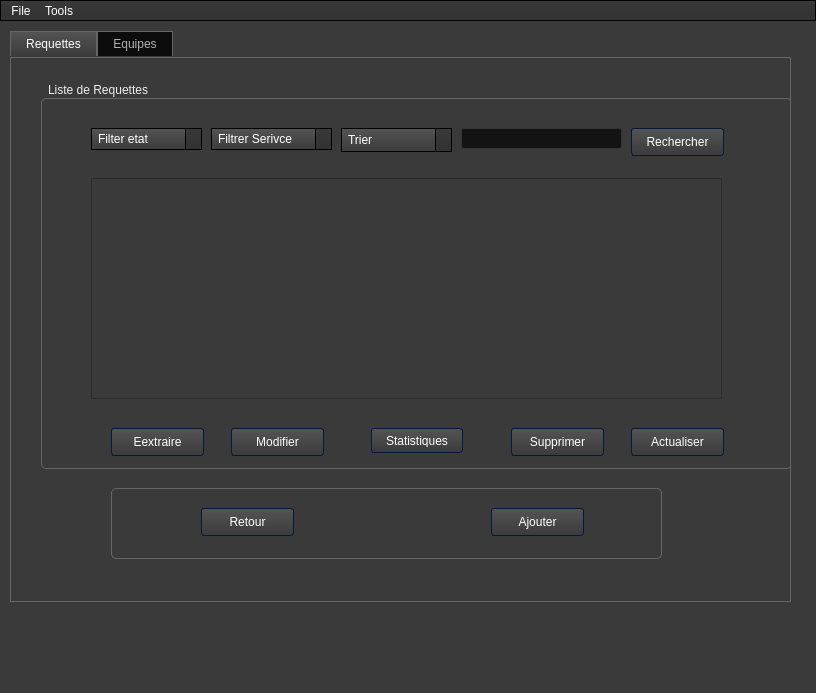
<?xml version="1.0" encoding="UTF-8"?>
<ui version="4.0">
 <class>MainWindow</class>
 <widget class="QMainWindow" name="MainWindow">
  <property name="geometry">
   <rect>
    <x>0</x>
    <y>0</y>
    <width>816</width>
    <height>693</height>
   </rect>
  </property>
  <property name="windowTitle">
   <string>MainWindow</string>
  </property>
  <property name="styleSheet">
   <string notr="true">/*-----QWidget-----*/
QWidget
{
	background-color: #3a3a3a;
	color: #fff;
	selection-background-color: #b78620;
	selection-color: #000;

}


/*-----QLabel-----*/
QLabel
{
	background-color: transparent;
	color: #fff;

}


/*-----QMenuBar-----*/
QMenuBar 
{
	background-color: qlineargradient(spread:repeat, x1:1, y1:0, x2:1, y2:1, stop:0 rgba(57, 57, 57, 255),stop:1 rgba(50, 50, 50, 255));
	border: 1px solid #000;
	color: #fff;

}


QMenuBar::item 
{
	background-color: transparent;

}


QMenuBar::item:selected 
{
	background-color: rgba(183, 134, 32, 20%);
	border: 1px solid #b78620;
	color: #fff;

}


QMenuBar::item:pressed 
{
	background-color: rgb(183, 134, 32);
	border: 1px solid #b78620;
	color: #fff;

}


/*-----QMenu-----*/
QMenu
{
    background-color: qlineargradient(spread:repeat, x1:1, y1:0, x2:1, y2:1, stop:0 rgba(57, 57, 57, 255),stop:1 rgba(50, 50, 50, 255));
    border: 1px solid #222;
    padding: 4px;
	color: #fff;

}


QMenu::item
{
    background-color: transparent;
    padding: 2px 20px 2px 20px;

}


QMenu::separator
{
   	background-color: rgb(183, 134, 32);
	height: 1px;

}


QMenu::item:disabled
{
    color: #555;
    background-color: transparent;
    padding: 2px 20px 2px 20px;

}


QMenu::item:selected
{
	background-color: rgba(183, 134, 32, 20%);
	border: 1px solid #b78620;
	color: #fff;

}


/*-----QToolBar-----*/
QToolBar
{
	background-color: qlineargradient(spread:repeat, x1:1, y1:0, x2:1, y2:1, stop:0 rgba(69, 69, 69, 255),stop:1 rgba(58, 58, 58, 255));
	border-top: none;
	border-bottom: 1px solid #4f4f4f;
	border-left: 1px solid #4f4f4f;
	border-right: 1px solid #4f4f4f;

}


QToolBar::separator
{
	background-color: #2e2e2e;
	width: 1px;

}


/*-----QToolButton-----*/
QToolButton 
{
	background-color: transparent;
	color: #fff;
	padding: 5px;
	padding-left: 8px;
	padding-right: 8px;
	margin-left: 1px;
}


QToolButton:hover
{
	background-color: rgba(183, 134, 32, 20%);
	border: 1px solid #b78620;
	color: #fff;
	
}


QToolButton:pressed
{
	background-color: qlineargradient(spread:repeat, x1:1, y1:0, x2:1, y2:1, stop:0 rgba(57, 57, 57, 255),stop:1 rgba(50, 50, 50, 255));
	border: 1px solid #b78620;

}


QToolButton:checked
{
	background-color: qlineargradient(spread:repeat, x1:1, y1:0, x2:1, y2:1, stop:0 rgba(57, 57, 57, 255),stop:1 rgba(50, 50, 50, 255));
	border: 1px solid #222;
}


/*-----QPushButton-----*/
QPushButton
{
	background-color: qlineargradient(spread:repeat, x1:1, y1:0, x2:1, y2:1, stop:0 rgba(84, 84, 84, 255),stop:1 rgba(59, 59, 59, 255));
	color: #ffffff;
	min-width: 80px;
	border-style: solid;
	border-width: 1px;
	border-radius: 3px;
	border-color: #051a39;
	padding: 5px;

}


QPushButton::flat
{
	background-color: transparent;
	border: none;
	color: #fff;

}


QPushButton::disabled
{
	background-color: #404040;
	color: #656565;
	border-color: #051a39;

}


QPushButton::hover
{
	background-color: rgba(183, 134, 32, 20%);
	border: 1px solid #b78620;

}


QPushButton::pressed
{
	background-color: qlineargradient(spread:repeat, x1:1, y1:0, x2:1, y2:1, stop:0 rgba(74, 74, 74, 255),stop:1 rgba(49, 49, 49, 255));
	border: 1px solid #b78620;

}


QPushButton::checked
{
	background-color: qlineargradient(spread:repeat, x1:1, y1:0, x2:1, y2:1, stop:0 rgba(74, 74, 74, 255),stop:1 rgba(49, 49, 49, 255));
	border: 1px solid #222;

}


/*-----QLineEdit-----*/
QLineEdit
{
	background-color: #131313;
	color : #eee;
	border: 1px solid #343434;
	border-radius: 2px;
	padding: 3px;
	padding-left: 5px;

}


/*-----QPlainTExtEdit-----*/
QPlainTextEdit
{
	background-color: #131313;
	color : #eee;
	border: 1px solid #343434;
	border-radius: 2px;
	padding: 3px;
	padding-left: 5px;

}


/*-----QTabBar-----*/
QTabBar::tab
{
	background-color: qlineargradient(spread:repeat, x1:1, y1:0, x2:1, y2:1, stop:0 rgba(84, 84, 84, 255),stop:1 rgba(59, 59, 59, 255));
	color: #ffffff;
	border-style: solid;
	border-width: 1px;
	border-color: #666;
	border-bottom: none;
	padding: 5px;
	padding-left: 15px;
	padding-right: 15px;

}


QTabWidget::pane 
{
	background-color: red;
	border: 1px solid #666;
	top: 1px;

}


QTabBar::tab:last
{
	margin-right: 0; 

}


QTabBar::tab:first:!selected
{
	background-color: #0c0c0d;
	margin-left: 0px;

}


QTabBar::tab:!selected
{
	color: #b1b1b1;
	border-bottom-style: solid;
	background-color: #0c0c0d;

}


QTabBar::tab:selected
{
	margin-bottom: 0px;

}


QTabBar::tab:!selected:hover
{
	border-top-color: #b78620;

}


/*-----QComboBox-----*/
QComboBox
{
    background-color: qlineargradient(spread:repeat, x1:1, y1:0, x2:1, y2:1, stop:0 rgba(84, 84, 84, 255),stop:1 rgba(59, 59, 59, 255));
    border: 1px solid #000;
    padding-left: 6px;
    color: #ffffff;
    height: 20px;

}


QComboBox::disabled
{
	background-color: #404040;
	color: #656565;
	border-color: #051a39;

}


QComboBox:on
{
    background-color: #b78620;
	color: #000;

}


QComboBox QAbstractItemView
{
    background-color: #383838;
    color: #ffffff;
    border: 1px solid black;
    selection-background-color: #b78620;
    outline: 0;

}


QComboBox::drop-down
{
	background-color: qlineargradient(spread:repeat, x1:1, y1:0, x2:1, y2:1, stop:0 rgba(57, 57, 57, 255),stop:1 rgba(50, 50, 50, 255));
    subcontrol-origin: padding;
    subcontrol-position: top right;
    width: 15px;
    border-left-width: 1px;
    border-left-color: black;
    border-left-style: solid; 

}


QComboBox::down-arrow
{
    image: url(://arrow-down.png);
    width: 8px;
    height: 8px;
}


/*-----QSpinBox &amp; QDateTimeEdit-----*/
QSpinBox,
QDateTimeEdit 
{
    background-color: #131313;
	color : #eee;
	border: 1px solid #343434;
	padding: 3px;
	padding-left: 5px;
    border-radius : 2px;

}


QSpinBox::up-button, 
QDateTimeEdit::up-button
{
	border-top-right-radius:2px;
	background-color: #777777;
    width: 16px; 
    border-width: 1px;

}


QSpinBox::up-button:hover, 
QDateTimeEdit::up-button:hover
{
	background-color: #585858;

}


QSpinBox::up-button:pressed, 
QDateTimeEdit::up-button:pressed
{
	background-color: #252525;
    width: 16px; 
    border-width: 1px;

}


QSpinBox::up-arrow,
QDateTimeEdit::up-arrow
{
    image: url(://arrow-up.png);
    width: 7px;
    height: 7px;

}


QSpinBox::down-button, 
QDateTimeEdit::down-button
{
	border-bottom-right-radius:2px;
	background-color: #777777;
    width: 16px; 
    border-width: 1px;

}


QSpinBox::down-button:hover, 
QDateTimeEdit::down-button:hover
{
	background-color: #585858;

}


QSpinBox::down-button:pressed, 
QDateTimeEdit::down-button:pressed
{
	background-color: #252525;
    width: 16px; 
    border-width: 1px;

}


QSpinBox::down-arrow,
QDateTimeEdit::down-arrow
{
    image: url(://arrow-down.png);
    width: 7px;
    height: 7px;

}


/*-----QGroupBox-----*/
QGroupBox 
{
    border: 1px solid;
    border-color: #666666;
	border-radius: 5px;
    margin-top: 20px;

}


QGroupBox::title  
{
    background-color: transparent;
    color: #eee;
    subcontrol-origin: margin;
    padding: 5px;
	border-top-left-radius: 3px;
	border-top-right-radius: 3px;

}


/*-----QHeaderView-----*/
QHeaderView::section
{
    background-color: qlineargradient(spread:repeat, x1:1, y1:0, x2:1, y2:1, stop:0 rgba(60, 60, 60, 255),stop:1 rgba(50, 50, 50, 255));
	border: 1px solid #000;
    color: #fff;
    text-align: left;
	padding: 4px;
	
}


QHeaderView::section:disabled
{
    background-color: #525251;
    color: #656565;

}


QHeaderView::section:checked
{
    background-color: qlineargradient(spread:repeat, x1:1, y1:0, x2:1, y2:1, stop:0 rgba(60, 60, 60, 255),stop:1 rgba(50, 50, 50, 255));
    color: #fff;

}


QHeaderView::section::vertical::first,
QHeaderView::section::vertical::only-one
{
    border-top: 1px solid #353635;

}


QHeaderView::section::vertical
{
    border-top: 1px solid #353635;

}


QHeaderView::section::horizontal::first,
QHeaderView::section::horizontal::only-one
{
    border-left: 1px solid #353635;

}


QHeaderView::section::horizontal
{
    border-left: 1px solid #353635;

}


QTableCornerButton::section
{
    background-color: qlineargradient(spread:repeat, x1:1, y1:0, x2:1, y2:1, stop:0 rgba(60, 60, 60, 255),stop:1 rgba(50, 50, 50, 255));
	border: 1px solid #000;
    color: #fff;

}


/*-----QTreeWidget-----*/
QTreeView
{
	show-decoration-selected: 1;
	alternate-background-color: #3a3a3a;
	selection-color: #fff;
	background-color: #2d2d2d;
	border: 1px solid gray;
	padding-top : 5px;
	color: #fff;
	font: 8pt;

}


QTreeView::item:selected
{
	color:#fff;
	background-color: #b78620;
	border-radius: 0px;

}


QTreeView::item:!selected:hover
{
    background-color: #262626;
    border: none;
    color: white;

}


QTreeView::branch:has-children:!has-siblings:closed,
QTreeView::branch:closed:has-children:has-siblings 
{
	image: url(://tree-closed.png);

}


QTreeView::branch:open:has-children:!has-siblings,
QTreeView::branch:open:has-children:has-siblings  
{
	image: url(://tree-open.png);

}


/*-----QListView-----*/
QListView 
{
	background-color: qlineargradient(spread:repeat, x1:1, y1:0, x2:1, y2:1, stop:0 rgba(83, 83, 83, 255),stop:0.293269 rgba(81, 81, 81, 255),stop:0.634615 rgba(79, 79, 79, 255),stop:1 rgba(83, 83, 83, 255));
    border : none;
    color: white;
    show-decoration-selected: 1; 
    outline: 0;
	border: 1px solid gray;

}


QListView::disabled 
{
	background-color: #656565;
	color: #1b1b1b;
    border: 1px solid #656565;

}


QListView::item 
{
	background-color: #2d2d2d;
    padding: 1px;

}


QListView::item:alternate 
{
    background-color: #3a3a3a;

}


QListView::item:selected 
{
	background-color: #b78620;
	border: 1px solid #b78620;
	color: #fff;

}


QListView::item:selected:!active 
{
	background-color: #b78620;
	border: 1px solid #b78620;
	color: #fff;

}


QListView::item:selected:active 
{
	background-color: #b78620;
	border: 1px solid #b78620;
	color: #fff;

}


QListView::item:hover {
    background-color: #262626;
    border: none;
    color: white;

}


/*-----QCheckBox-----*/
QCheckBox
{
	background-color: transparent;
    color: lightgray;
	border: none;

}


QCheckBox::indicator
{
    background-color: #323232;
    border: 1px solid darkgray;
    width: 12px;
    height: 12px;

}


QCheckBox::indicator:checked
{
    image:url(&quot;./ressources/check.png&quot;);
	background-color: #b78620;
    border: 1px solid #3a546e;

}


QCheckBox::indicator:unchecked:hover
{
	border: 1px solid #b78620; 

}


QCheckBox::disabled
{
	color: #656565;

}


QCheckBox::indicator:disabled
{
	background-color: #656565;
	color: #656565;
    border: 1px solid #656565;

}

/*-----QSlider-----*/
QSlider::groove:horizontal 
{
	background-color: transparent;
	height: 3px;

}


QSlider::sub-page:horizontal 
{
	background-color: #b78620;

}


QSlider::add-page:horizontal 
{
	background-color: #131313;

}


QSlider::handle:horizontal 
{
	background-color: #b78620;
	width: 14px;
	margin-top: -6px;
	margin-bottom: -6px;
	border-radius: 6px;

}


QSlider::handle:horizontal:hover 
{
	background-color: #d89e25;
	border-radius: 6px;

}


QSlider::sub-page:horizontal:disabled 
{
	background-color: #bbb;
	border-color: #999;

}


QSlider::add-page:horizontal:disabled 
{
	background-color: #eee;
	border-color: #999;

}


QSlider::handle:horizontal:disabled 
{
	background-color: #eee;
	border: 1px solid #aaa;
	border-radius: 3px;

}


/*-----QScrollBar-----*/
QScrollBar:horizontal
{
    border: 1px solid #222222;
    background-color: #3d3d3d;
    height: 15px;
    margin: 0px 16px 0 16px;

}


QScrollBar::handle:horizontal
{
	background-color: qlineargradient(spread:repeat, x1:1, y1:0, x2:1, y2:1, stop:0 rgba(97, 97, 97, 255),stop:1 rgba(90, 90, 90, 255));
	border: 1px solid #2d2d2d;
    min-height: 20px;

}


QScrollBar::add-line:horizontal
{
	background-color: qlineargradient(spread:repeat, x1:1, y1:0, x2:1, y2:1, stop:0 rgba(97, 97, 97, 255),stop:1 rgba(90, 90, 90, 255));
	border: 1px solid #2d2d2d;
    width: 15px;
    subcontrol-position: right;
    subcontrol-origin: margin;

}


QScrollBar::sub-line:horizontal
{
	background-color: qlineargradient(spread:repeat, x1:1, y1:0, x2:1, y2:1, stop:0 rgba(97, 97, 97, 255),stop:1 rgba(90, 90, 90, 255));
	border: 1px solid #2d2d2d;
    width: 15px;
    subcontrol-position: left;
    subcontrol-origin: margin;

}


QScrollBar::right-arrow:horizontal
{
    image: url(://arrow-right.png);
    width: 6px;
    height: 6px;

}


QScrollBar::left-arrow:horizontal
{
    image: url(://arrow-left.png);
    width: 6px;
    height: 6px;

}


QScrollBar::add-page:horizontal, QScrollBar::sub-page:horizontal
{
    background: none;

}


QScrollBar:vertical
{
    background-color: #3d3d3d;
    width: 16px;
	border: 1px solid #2d2d2d;
    margin: 16px 0px 16px 0px;

}


QScrollBar::handle:vertical
{
    background-color: qlineargradient(spread:repeat, x1:1, y1:0, x2:1, y2:1, stop:0 rgba(97, 97, 97, 255),stop:1 rgba(90, 90, 90, 255));
	border: 1px solid #2d2d2d;
    min-height: 20px;

}


QScrollBar::add-line:vertical
{
	background-color: qlineargradient(spread:repeat, x1:1, y1:0, x2:1, y2:1, stop:0 rgba(97, 97, 97, 255),stop:1 rgba(90, 90, 90, 255));
	border: 1px solid #2d2d2d;
    height: 15px;
    subcontrol-position: bottom;
    subcontrol-origin: margin;

}


QScrollBar::sub-line:vertical
{
	background-color: qlineargradient(spread:repeat, x1:1, y1:0, x2:1, y2:1, stop:0 rgba(97, 97, 97, 255),stop:1 rgba(90, 90, 90, 255));
	border: 1px solid #2d2d2d;
    height: 15px;
    subcontrol-position: top;
    subcontrol-origin: margin;

}


QScrollBar::up-arrow:vertical
{
    image: url(://arrow-up.png);
    width: 6px;
    height: 6px;

}


QScrollBar::down-arrow:vertical
{
    image: url(://arrow-down.png);
    width: 6px;
    height: 6px;

}


QScrollBar::add-page:vertical, QScrollBar::sub-page:vertical
{
    background: none;

}</string>
  </property>
  <widget class="QWidget" name="centralwidget">
   <widget class="QTabWidget" name="TabReqAndEquipes">
    <property name="geometry">
     <rect>
      <x>10</x>
      <y>10</y>
      <width>781</width>
      <height>571</height>
     </rect>
    </property>
    <property name="currentIndex">
     <number>0</number>
    </property>
    <widget class="QWidget" name="Requettes">
     <attribute name="title">
      <string>Requettes</string>
     </attribute>
     <widget class="QGroupBox" name="groupBox">
      <property name="geometry">
       <rect>
        <x>30</x>
        <y>20</y>
        <width>751</width>
        <height>391</height>
       </rect>
      </property>
      <property name="title">
       <string>Liste de Requettes</string>
      </property>
      <widget class="QTableView" name="tableView">
       <property name="geometry">
        <rect>
         <x>50</x>
         <y>100</y>
         <width>631</width>
         <height>221</height>
        </rect>
       </property>
      </widget>
      <widget class="QComboBox" name="FiltrerReqEtat">
       <property name="geometry">
        <rect>
         <x>50</x>
         <y>50</y>
         <width>111</width>
         <height>22</height>
        </rect>
       </property>
       <item>
        <property name="text">
         <string>Filter etat</string>
        </property>
       </item>
       <item>
        <property name="text">
         <string>Resolu</string>
        </property>
       </item>
       <item>
        <property name="text">
         <string>Non Resolu</string>
        </property>
       </item>
      </widget>
      <widget class="QComboBox" name="FiltrerReqSv">
       <property name="geometry">
        <rect>
         <x>170</x>
         <y>50</y>
         <width>121</width>
         <height>22</height>
        </rect>
       </property>
       <item>
        <property name="text">
         <string>Filtrer Serivce</string>
        </property>
       </item>
       <item>
        <property name="text">
         <string>Urgence</string>
        </property>
       </item>
       <item>
        <property name="text">
         <string>Pediatrie</string>
        </property>
       </item>
       <item>
        <property name="text">
         <string>Secretariat</string>
        </property>
       </item>
       <item>
        <property name="text">
         <string>Cardio</string>
        </property>
       </item>
       <item>
        <property name="text">
         <string>Neurologie</string>
        </property>
       </item>
       <item>
        <property name="text">
         <string>Psychiatrie</string>
        </property>
       </item>
      </widget>
      <widget class="QPushButton" name="RechercheReq">
       <property name="geometry">
        <rect>
         <x>590</x>
         <y>50</y>
         <width>93</width>
         <height>28</height>
        </rect>
       </property>
       <property name="text">
        <string>Rechercher</string>
       </property>
      </widget>
      <widget class="QPushButton" name="ActualiserReq">
       <property name="geometry">
        <rect>
         <x>590</x>
         <y>350</y>
         <width>93</width>
         <height>28</height>
        </rect>
       </property>
       <property name="text">
        <string>Actualiser</string>
       </property>
      </widget>
      <widget class="QPushButton" name="DeleteReq">
       <property name="geometry">
        <rect>
         <x>470</x>
         <y>350</y>
         <width>93</width>
         <height>28</height>
        </rect>
       </property>
       <property name="text">
        <string>Supprimer</string>
       </property>
      </widget>
      <widget class="QPushButton" name="ModifReq">
       <property name="geometry">
        <rect>
         <x>190</x>
         <y>350</y>
         <width>93</width>
         <height>28</height>
        </rect>
       </property>
       <property name="text">
        <string>Modifier</string>
       </property>
      </widget>
      <widget class="QPushButton" name="ExtraiareReq">
       <property name="geometry">
        <rect>
         <x>70</x>
         <y>350</y>
         <width>93</width>
         <height>28</height>
        </rect>
       </property>
       <property name="text">
        <string>Eextraire</string>
       </property>
      </widget>
      <widget class="QLineEdit" name="lineEdit">
       <property name="geometry">
        <rect>
         <x>420</x>
         <y>50</y>
         <width>161</width>
         <height>21</height>
        </rect>
       </property>
      </widget>
      <widget class="QPushButton" name="statRq">
       <property name="geometry">
        <rect>
         <x>330</x>
         <y>350</y>
         <width>92</width>
         <height>25</height>
        </rect>
       </property>
       <property name="text">
        <string>Statistiques</string>
       </property>
      </widget>
      <widget class="QComboBox" name="TrierReq">
       <property name="geometry">
        <rect>
         <x>300</x>
         <y>50</y>
         <width>111</width>
         <height>24</height>
        </rect>
       </property>
       <item>
        <property name="text">
         <string>Trier</string>
        </property>
       </item>
       <item>
        <property name="text">
         <string>Reference</string>
        </property>
       </item>
       <item>
        <property name="text">
         <string>Date</string>
        </property>
       </item>
      </widget>
     </widget>
     <widget class="QGroupBox" name="groupBox_2">
      <property name="geometry">
       <rect>
        <x>100</x>
        <y>410</y>
        <width>551</width>
        <height>91</height>
       </rect>
      </property>
      <property name="title">
       <string/>
      </property>
      <widget class="QPushButton" name="AjouterReq">
       <property name="geometry">
        <rect>
         <x>380</x>
         <y>40</y>
         <width>93</width>
         <height>28</height>
        </rect>
       </property>
       <property name="text">
        <string>Ajouter</string>
       </property>
      </widget>
      <widget class="QPushButton" name="Retour">
       <property name="geometry">
        <rect>
         <x>90</x>
         <y>40</y>
         <width>93</width>
         <height>28</height>
        </rect>
       </property>
       <property name="text">
        <string>Retour</string>
       </property>
      </widget>
     </widget>
    </widget>
    <widget class="QWidget" name="Equipes">
     <attribute name="title">
      <string>Equipes</string>
     </attribute>
     <widget class="QGroupBox" name="groupBox_3">
      <property name="geometry">
       <rect>
        <x>50</x>
        <y>20</y>
        <width>671</width>
        <height>391</height>
       </rect>
      </property>
      <property name="title">
       <string>Equipes de Maintenance</string>
      </property>
      <widget class="QTableView" name="tableView_2">
       <property name="geometry">
        <rect>
         <x>25</x>
         <y>80</y>
         <width>611</width>
         <height>211</height>
        </rect>
       </property>
      </widget>
      <widget class="QComboBox" name="FiltrerEq">
       <property name="geometry">
        <rect>
         <x>30</x>
         <y>40</y>
         <width>111</width>
         <height>22</height>
        </rect>
       </property>
       <item>
        <property name="text">
         <string>Filtrer</string>
        </property>
       </item>
       <item>
        <property name="text">
         <string>Specialite</string>
        </property>
       </item>
      </widget>
      <widget class="QLineEdit" name="lineEdit_2">
       <property name="geometry">
        <rect>
         <x>290</x>
         <y>40</y>
         <width>171</width>
         <height>22</height>
        </rect>
       </property>
      </widget>
      <widget class="QPushButton" name="RechercheEq">
       <property name="geometry">
        <rect>
         <x>470</x>
         <y>40</y>
         <width>93</width>
         <height>28</height>
        </rect>
       </property>
       <property name="text">
        <string>Rechercher</string>
       </property>
      </widget>
      <widget class="QComboBox" name="TrierEq">
       <property name="geometry">
        <rect>
         <x>160</x>
         <y>40</y>
         <width>121</width>
         <height>22</height>
        </rect>
       </property>
       <item>
        <property name="text">
         <string>Trier</string>
        </property>
       </item>
       <item>
        <property name="text">
         <string>Nom</string>
        </property>
       </item>
       <item>
        <property name="text">
         <string>Requettes</string>
        </property>
       </item>
      </widget>
      <widget class="QPushButton" name="ExtraireEq">
       <property name="geometry">
        <rect>
         <x>20</x>
         <y>320</y>
         <width>93</width>
         <height>28</height>
        </rect>
       </property>
       <property name="text">
        <string>Extraire</string>
       </property>
      </widget>
      <widget class="QPushButton" name="ModifEq">
       <property name="geometry">
        <rect>
         <x>150</x>
         <y>320</y>
         <width>93</width>
         <height>28</height>
        </rect>
       </property>
       <property name="text">
        <string>Modifier</string>
       </property>
      </widget>
      <widget class="QPushButton" name="DelEq">
       <property name="geometry">
        <rect>
         <x>420</x>
         <y>320</y>
         <width>93</width>
         <height>28</height>
        </rect>
       </property>
       <property name="text">
        <string>Supprimer</string>
       </property>
      </widget>
      <widget class="QPushButton" name="ActualiserEq">
       <property name="geometry">
        <rect>
         <x>550</x>
         <y>320</y>
         <width>93</width>
         <height>28</height>
        </rect>
       </property>
       <property name="text">
        <string>Actualiser</string>
       </property>
      </widget>
      <widget class="QPushButton" name="statEq">
       <property name="geometry">
        <rect>
         <x>290</x>
         <y>320</y>
         <width>92</width>
         <height>25</height>
        </rect>
       </property>
       <property name="text">
        <string>Statistiques</string>
       </property>
      </widget>
     </widget>
     <widget class="QGroupBox" name="groupBox_4">
      <property name="geometry">
       <rect>
        <x>130</x>
        <y>420</y>
        <width>511</width>
        <height>91</height>
       </rect>
      </property>
      <property name="title">
       <string/>
      </property>
      <widget class="QPushButton" name="RetourEq">
       <property name="geometry">
        <rect>
         <x>80</x>
         <y>40</y>
         <width>93</width>
         <height>28</height>
        </rect>
       </property>
       <property name="text">
        <string>Retour</string>
       </property>
      </widget>
      <widget class="QPushButton" name="AjouterEq">
       <property name="geometry">
        <rect>
         <x>350</x>
         <y>40</y>
         <width>93</width>
         <height>28</height>
        </rect>
       </property>
       <property name="text">
        <string>Ajouter</string>
       </property>
      </widget>
     </widget>
    </widget>
   </widget>
  </widget>
  <widget class="QMenuBar" name="menubar">
   <property name="geometry">
    <rect>
     <x>0</x>
     <y>0</y>
     <width>816</width>
     <height>27</height>
    </rect>
   </property>
   <widget class="QMenu" name="menuFile">
    <property name="title">
     <string>File</string>
    </property>
    <addaction name="actionExtract_PDF"/>
    <addaction name="actionSave"/>
    <addaction name="actionDisconnect"/>
   </widget>
   <widget class="QMenu" name="menuTools">
    <property name="title">
     <string>Tools</string>
    </property>
    <addaction name="actionPreferences"/>
   </widget>
   <addaction name="menuFile"/>
   <addaction name="menuTools"/>
  </widget>
  <widget class="QStatusBar" name="statusbar"/>
  <action name="actionExtract_PDF">
   <property name="text">
    <string>Extract PDF</string>
   </property>
  </action>
  <action name="actionSave">
   <property name="text">
    <string>Save</string>
   </property>
  </action>
  <action name="actionDisconnect">
   <property name="text">
    <string>Disconnect</string>
   </property>
  </action>
  <action name="actionPreferences">
   <property name="text">
    <string>Preferences</string>
   </property>
  </action>
 </widget>
 <resources/>
 <connections/>
</ui>
